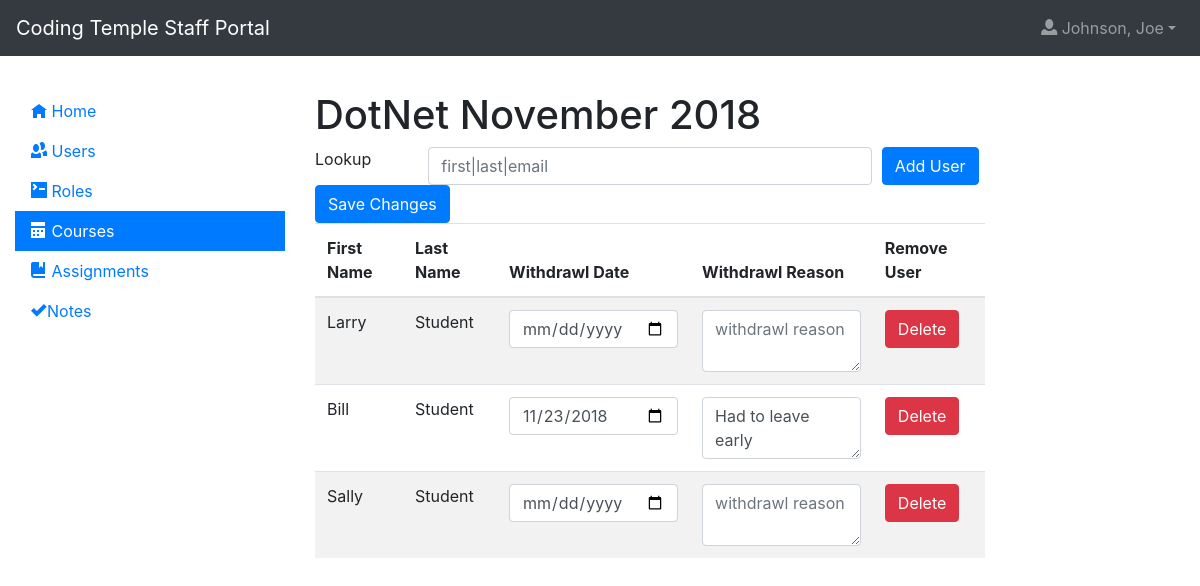
The app's page /courses/usercourses?id=1 (signed in) with its own data.
### app/models.py (models this page shows, shortened)
class TimestampMixin(object):
    created = db.Column(
        db.DateTime, nullable=False, default=datetime.utcnow)
    updated = db.Column(db.DateTime, default=datetime.utcnow, onupdate=datetime.utcnow)

class User(UserMixin, TimestampMixin, db.Model):
  id = db.Column(db.Integer, primary_key=True)
  f_name = db.Column(db.String)
  preferred_name = db.Column(db.String)
  l_name = db.Column(db.String)
  image = db.Column(db.String, default='http://placehold.it/400x900&text=Image')
  email = db.Column(db.String, index=True, unique=True)
  bio = db.Column(db.String, default = 'Enter a bio')
  password_hash = db.Column(db.String)
  roles = db.relationship('Role', secondary=userRole, lazy='subquery', backref=db.backref('users', lazy=True))
  contact_phone = db.Column(db.String, nullable=True)
  personal_website = db.Column(db.String, nullable=True)
  street_address = db.Column(db.String, nullable=True)
  city = db.Column(db.String, nullable=True)
  state = db.Column(db.String, nullable=True)
  postal_code = db.Column(db.String, nullable=True)
  linkedin_url = db.Column(db.String, nullable=True)
  github_name = db.Column(db.String, nullable=True)
  twitter_name = db.Column(db.String, nullable=True)
  employment_histories = db.relationship('EmploymentHistory', backref='user', lazy=True)

class Course(TimestampMixin, db.Model):
  id = db.Column(db.Integer, primary_key=True)
  name = db.Column(db.String)
  start_date = db.Column(db.DateTime)
  end_date = db.Column(db.DateTime)

class UserCourse(TimestampMixin, db.Model):
    user_id = db.Column(db.Integer, db.ForeignKey('user.id'), primary_key=True)
    course_id = db.Column(db.Integer, db.ForeignKey('course.id'), primary_key=True)
    withdrawl_date = db.Column(db.DateTime, nullable=True)
    withdrawl_reason = db.Column(db.String, nullable=True)
    user = db.relationship('User', lazy='subquery', backref=db.backref('user_courses', lazy='dynamic'))
    course = db.relationship('Course', lazy='subquery', backref=db.backref('user_courses', lazy='dynamic'))

### app/blueprints/courses/__init__.py (the view)
@courses.route('/usercourses', methods=['GET', 'POST'])
@login_required
@authorize
def usercourses():
  id = request.args.get('id')
  course = Course.query.get(id)
  if request.method == 'POST':
    posted_user_courses = []
    for key in request.form.keys():
      if(key.startswith('user_course')):
        trimmed_key = key[11:]
        id = int(re.search('\[(.*?)\]', trimmed_key).group(1))
        prop =  trimmed_key[trimmed_key.index('.')+1:]
        if(len(posted_user_courses) == id):
          posted_user_courses.insert(id,{})
        posted_user_courses[id][prop] = request.form.getlist(key)[0]
    for posted_user_course in posted_user_courses:
      existing_user_course = UserCourse.query.get([posted_user_course['user_id'], posted_user_course['course_id']])
      if existing_user_course.withdrawl_date != posted_user_course['withdrawl_date']:
        if posted_user_course['withdrawl_date'] != '':
          existing_user_course.withdrawl_date = datetime.datetime.strptime(posted_user_course['withdrawl_date'], '%Y-%m-%d')
        else:
          existing_user_course.withdrawl_date = None
      if existing_user_course.withdrawl_reason != posted_user_course['withdrawl_reason']:
        existing_user_course.withdrawl_reason = posted_user_course['withdrawl_reason']
      db.session.commit()
    return redirect(url_for('courses.usercourses') + "?id=" + str(course.id))
  else:
    user_courses = course.user_courses.all()
  print(user_courses)
  context = {
      'course': course,
      'user_courses': user_courses
  }
  return render_template('courses/usercourses.html', **context)

### app/models.py (called while the page is built)
@login.user_loader
def load_user(id):
  return User.query.get(int(id))

### app/blueprints/courses/templates/courses/usercourses.html (shortened to what this page needs)
{% extends 'layout.html' %}
{% block app_content %}
    <h1>{{ course.name }}</h1>
    <div class="form-row">
        <div class="col-2">
            <label for="usersearch">Lookup</label>
        </div>
        <div class="col-8 autocomplete">
            <input type="search" class="form-control" placeholder="first|last|email" name="usersearch" id="usersearch" onkeyup="search()" list="usersearchresults" />
        </div>
        <div class="col-2">
            <button class="btn btn-primary" onclick="adduser()">Add User</button>
        </div>
    </div>
    <form method="POST">
        <input type="submit" class="btn btn-primary" value="Save Changes" />
        <table class="table table-striped">
            <thead>
                <tr>
                    <th>First Name</th>
                    <th>Last Name</th>
                    <th>Withdrawl Date</th>
                    <th>Withdrawl Reason</th>
                    <th>Remove User</th>
                </tr>
            </thead>
            <tbody>
            {% for user_course in user_courses %}
                <tr>
                    <td>
                        {{user_course.user.f_name}}
                    </td>
                    <td>
                        {{user_course.user.l_name}}
                    </td>
                    <td>
                        <input class="form-control" placeholder="withdrawl date" type="date" name="user_course[{{loop.index - 1}}].withdrawl_date" value="{{user_course.withdrawl_date.strftime('%Y-%m-%d') if user_course.withdrawl_date else ''}}" />
                    </td>
                    <td>
                        <textarea class="form-control" name="user_course[{{loop.index - 1}}].withdrawl_reason" placeholder="withdrawl reason" >{{user_course.withdrawl_reason or ''}}</textarea>
                    </td>
                    <td>
                        <button class="btn btn-danger" onclick="deleteuser(event, {{user_course.user_id}})">Delete</button>
                    </td>
                </tr>
            {% endfor %}
        </tbody>
        </table>
    </form>
{% endblock %}

### app/templates/includes/navigation.html (shortened to what this page needs)
<nav class="navbar navbar-expand-lg sticky-top navbar-dark bg-dark">
  <a class="navbar-brand" href="{{ url_for('index') }}">Coding Temple Staff Portal</a>
  <div class="collapse navbar-collapse" id="navbarSupportedContent">
    <ul class="navbar-nav ml-auto">
        {% if not current_user.is_authenticated %}
          <li class="nav-item">
            <a class="nav-link" href="{{ url_for('account.login') }}"><span class="oi oi-account-login"></span> Login</a>
          </li>
          <li class="nav-item">
            <a class="nav-link" href="{{ url_for('account.register') }}"><span class="oi oi-thumb-up"></span> Register</a>
          </li>
        {% else %}
          <li class="nav-item dropdown">
            <a class="nav-link dropdown-toggle" data-toggle="dropdown" href="#" role="button" aria-haspopup="true" aria-expanded="false"><span class="oi oi-person" title="person" aria-hidden="true"></span> {{ "{}, {}".format(current_user.l_name, current_user.f_name) }}</a>
          </li>
        {% endif %}
    </ul>
  </div>
</nav>

### app/static/css/main.css (style rules this page uses)
#sidebar-1 a, .navbar { border-radius: 0; }

### records on screen
User: l_name+f_name "Johnson, Joe"
Course: name "DotNet November 2018"
UserCourse: user.f_name "Larry", user.l_name "Student"
UserCourse: user.f_name "Bill", user.l_name "Student", withdrawl_date "11/23/2018", withdrawl_reason "Had to leave early"
UserCourse: user.f_name "Sally", user.l_name "Student"
